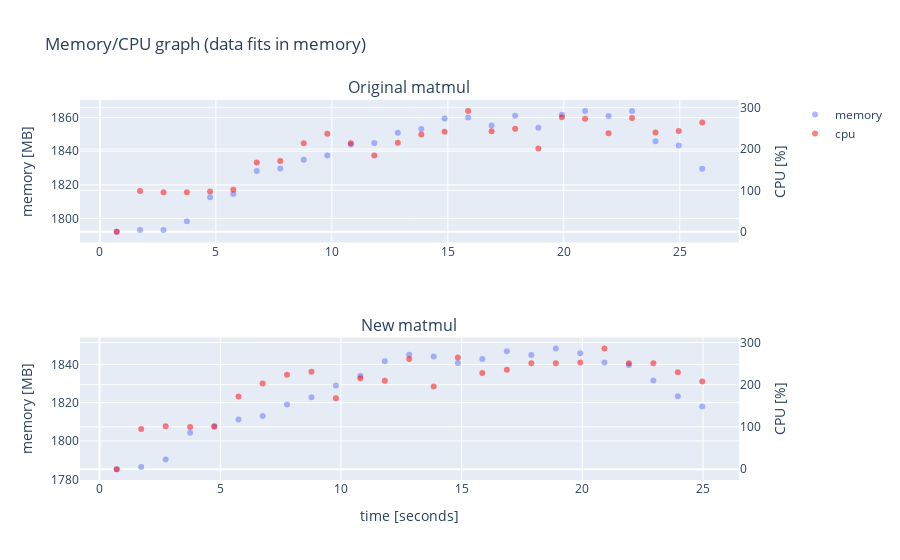

Notebook code cell kept with this figure:
### Code cell
graph_mem_and_cpu(perfl6_org, perfl6, "data fits in memory")

### Figure 1 — Plotly figure (JSON) as saved in the notebook; plotly's stock layout.template omitted (floating-point values rounded to 4 significant figures)
{"data": [{"hovertemplate": "time=%{x}<br>mem=%{y}<extra></extra>", "legendgroup": "", "marker": {"color": "#636efa", "opacity": 0.5, "symbol": "circle"}, "mode": "markers", "name": "memory", "orientation": "v", "showlegend": true, "type": "scatter", "x": [0.7243, 1.732, 2.744, 3.749, 4.75, 5.752, 6.764, 7.777, 8.789, 9.804, 10.82, 11.83, 12.85, 13.86, 14.86, 15.88, 16.89, 17.9, 18.9, 19.92, 20.92, 21.93, 22.94, 23.96, 24.96, 25.97], "xaxis": "x", "y": [1792.0, 1793.0, 1793.0, 1798.0, 1813.0, 1815.0, 1828.0, 1830.0, 1835.0, 1837.0, 1844.0, 1845.0, 1851.0, 1853.0, 1859.0, 1860.0, 1855.0, 1861.0, 1854.0, 1862.0, 1864.0, 1861.0, 1864.0, 1846.0, 1843.0, 1830.0], "yaxis": "y"}, {"hovertemplate": "time=%{x}<br>cpu=%{y}<extra></extra>", "legendgroup": "", "marker": {"color": "red", "opacity": 0.5, "symbol": "circle"}, "mode": "markers", "name": "cpu", "orientation": "v", "showlegend": true, "type": "scatter", "x": [0.7243, 1.732, 2.744, 3.749, 4.75, 5.752, 6.764, 7.777, 8.789, 9.804, 10.82, 11.83, 12.85, 13.86, 14.86, 15.88, 16.89, 17.9, 18.9, 19.92, 20.92, 21.93, 22.94, 23.96, 24.96, 25.97], "xaxis": "x", "y": [0, 98.4, 95.4, 95.4, 96.9, 101.6, 167.6, 170.8, 213.8, 236.8, 214.1, 184.7, 215.3, 235.3, 242.2, 292.5, 243, 249.4, 201.6, 276.8, 273.4, 238.4, 275, 240.1, 243.8, 264.5], "yaxis": "y2"}, {"hovertemplate": "time=%{x}<br>mem=%{y}<extra></extra>", "legendgroup": "", "marker": {"color": "#636efa", "opacity": 0.5, "symbol": "circle"}, "mode": "markers", "name": "", "orientation": "v", "showlegend": false, "type": "scatter", "x": [0.7098, 1.724, 2.738, 3.752, 4.754, 5.756, 6.756, 7.765, 8.779, 9.79, 10.8, 11.82, 12.83, 13.84, 14.84, 15.86, 16.87, 17.89, 18.9, 19.91, 20.92, 21.93, 22.94, 23.96, 24.97], "xaxis": "x2", "y": [1785.0, 1786.0, 1790.0, 1804.0, 1808.0, 1811.0, 1813.0, 1819.0, 1823.0, 1829.0, 1834.0, 1842.0, 1845.0, 1844.0, 1841.0, 1843.0, 1847.0, 1845.0, 1848.0, 1846.0, 1841.0, 1840.0, 1832.0, 1823.0, 1818.0], "yaxis": "y3"}, {"hovertemplate": "time=%{x}<br>cpu=%{y}<extra></extra>", "legendgroup": "", "marker": {"color": "red", "opacity": 0.5, "symbol": "circle"}, "mode": "markers", "name": "", "orientation": "v", "showlegend": false, "type": "scatter", "x": [0.7098, 1.724, 2.738, 3.752, 4.754, 5.756, 6.756, 7.765, 8.779, 9.79, 10.8, 11.82, 12.83, 13.84, 14.84, 15.86, 16.87, 17.89, 18.9, 19.91, 20.92, 21.93, 22.94, 23.96, 24.97], "xaxis": "x2", "y": [0, 95.3, 101.5, 100, 100.1, 171.9, 203.1, 223.4, 230.7, 167.8, 215.3, 209.2, 260.9, 195.5, 264.1, 227.6, 235.3, 251, 250.7, 252.4, 286, 250.7, 250.7, 229.4, 207.8], "yaxis": "y4"}], "layout": {"annotations": [{"font": {"size": 16}, "showarrow": false, "text": "Original matmul", "x": 0.47, "xanchor": "center", "xref": "paper", "y": 1, "yanchor": "bottom", "yref": "paper"}, {"font": {"size": 16}, "showarrow": false, "text": "New matmul", "x": 0.47, "xanchor": "center", "xref": "paper", "y": 0.375, "yanchor": "bottom", "yref": "paper"}], "autosize": true, "title": {"text": "Memory/CPU graph (data fits in memory)"}, "xaxis": {"anchor": "y", "autorange": true, "domain": [0, 0.94], "range": [-0.7777, 27.47], "type": "linear"}, "xaxis2": {"anchor": "y3", "autorange": true, "domain": [0, 0.94], "range": [-0.7335, 26.41], "title": {"text": "time [seconds]"}, "type": "linear"}, "yaxis": {"anchor": "x", "autorange": true, "domain": [0.625, 1], "range": [1787.0, 1870.0], "title": {"text": "memory [MB]"}, "type": "linear"}, "yaxis2": {"anchor": "x", "autorange": true, "overlaying": "y", "range": [-22.63, 315.1], "side": "right", "title": {"text": "CPU [%]"}, "type": "linear"}, "yaxis3": {"anchor": "x2", "autorange": true, "domain": [0, 0.375], "range": [1780.0, 1853.0], "title": {"text": "memory [MB]"}, "type": "linear"}, "yaxis4": {"anchor": "x2", "autorange": true, "overlaying": "y3", "range": [-22.13, 308.1], "side": "right", "title": {"text": "CPU [%]"}, "type": "linear"}}}
